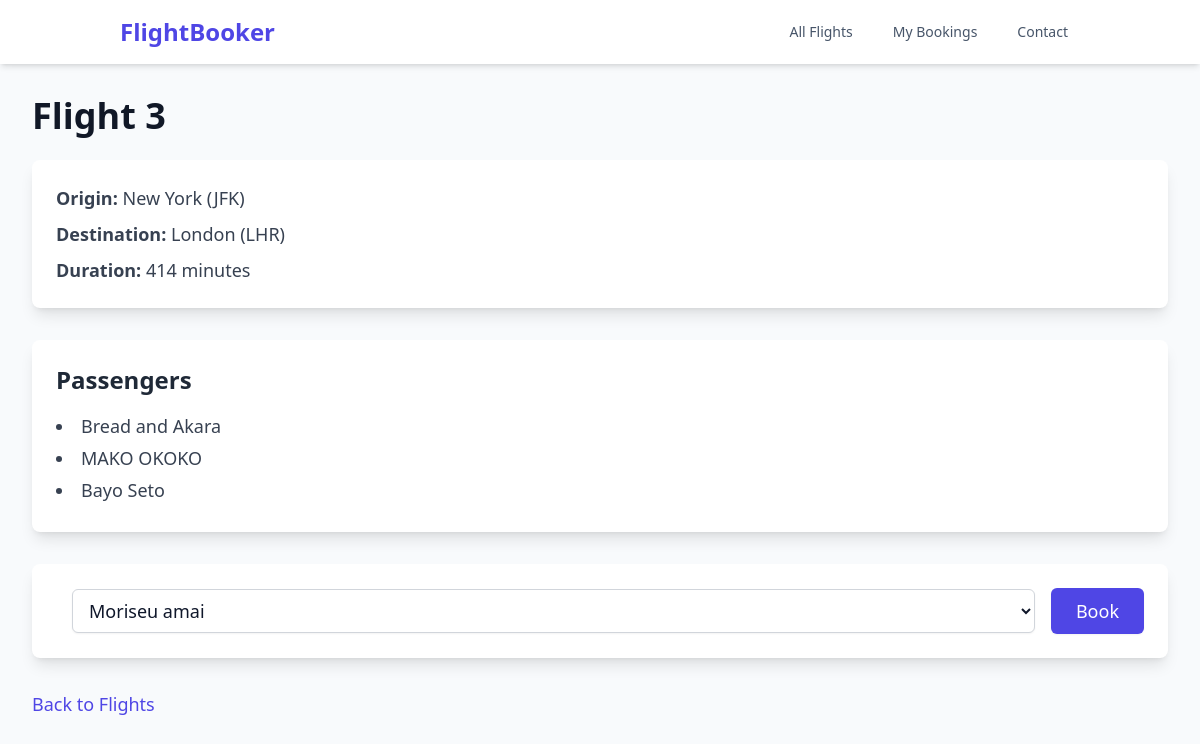
The page /flights/3 on the database its author committed.
### flights/models.py (models this page shows, shortened)
class Flight(models.Model):
    origin = models.ForeignKey(Airport, on_delete=models.CASCADE, related_name="departures")
    destination = models.ForeignKey(Airport, on_delete=models.CASCADE, related_name="arrivals")
    duration = models.IntegerField()

class Airport(models.Model):
    code = models.CharField(max_length=100)
    city = models.CharField(max_length=100)
    def __str__(self):
        return f"{self.city} ({self.code})"

class Passenger(models.Model):
    first = models.CharField(max_length=100)
    last = models.CharField(max_length=100)
    flights = models.ManyToManyField(Flight, blank=True, related_name="passengers")
    def __str__(self):
        return f"{self.first} {self.last}"

### flights/views.py (the view)
# urls.py: path('<int:flight_id>', views.flight, name='flight'),
def flight(request, flight_id):
    flight = Flight.objects.get(id=flight_id)
    passengers = flight.passengers.all()
    non_passengers = Passenger.objects.exclude(flights=flight).all()
    return render(request, 'flights/flight.html', {'flight': flight, 'passengers': passengers, 'non_passengers': non_passengers})

### flights/templates/flights/flight.html (shortened to what this page needs)
{% extends "flights/layout.html" %}
{% block body %}
<div class="bg-slate-50 min-h-screen font-sans antialiased p-8">
    <h1 class="text-4xl font-extrabold text-gray-900 mb-6">Flight {{ flight.id }}</h1>
    <div class="bg-white shadow-lg rounded-lg p-6 mb-8">
        <ul class="list-none p-0 m-0">
            <li class="text-lg text-gray-700 mb-2"><span class="font-semibold">Origin:</span> {{ flight.origin }}</li>
            <li class="text-lg text-gray-700 mb-2"><span class="font-semibold">Destination:</span> {{ flight.destination }}</li>
            <li class="text-lg text-gray-700"><span class="font-semibold">Duration:</span> {{ flight.duration }} minutes</li>
        </ul>
    </div>
    <div class="bg-white shadow-lg rounded-lg p-6 mb-8">
        <h2 class="text-2xl font-bold text-gray-800 mb-4">Passengers</h2>
        <ul class="list-disc list-inside text-lg text-gray-700">
            {% for passenger in passengers %}
                <li class="mb-1">{{ passenger }}</li>
            {% empty %}
                <li>No passengers.</li>
            {% endfor %}
        </ul>
    </div>
    <form action="{% url 'book' flight.id %}" method="post" class="bg-white shadow-lg rounded-lg p-6 mb-8">
        <div class="flex items-center space-x-4">
            <select name="passenger" id="passenger-select" class="block w-full py-2 px-3 border border-gray-300 bg-white rounded-md shadow-sm focus:outline-none focus:ring-indigo-500 focus:border-indigo-500 sm:text-lg">
                {% for passenger in non_passengers %}
                    <option value="{{ passenger.id }}">{{ passenger }}</option>
                {% endfor %}
            </select>
            <button type="submit" class="inline-flex items-center px-6 py-2 border border-transparent text-lg font-medium rounded-md shadow-sm text-white bg-indigo-600 hover:bg-indigo-700 focus:outline-none focus:ring-2 focus:ring-offset-2 focus:ring-indigo-500">
                Book
            </button>
        </div>
    </form>
    <a href="{% url 'index' %}" class="inline-block text-indigo-600 hover:text-indigo-800 text-lg font-medium">Back to Flights</a>
</div>
{% endblock %}

### rows shown on the page
Flight: id "3", origin "New York (JFK)", destination "London (LHR)", duration "414"
Passenger: first+last "Bread and Akara"
Passenger: first+last "MAKO OKOKO"
Passenger: first+last "Bayo Seto"

### other values the page prints
form field passenger "Moriseu amai"
